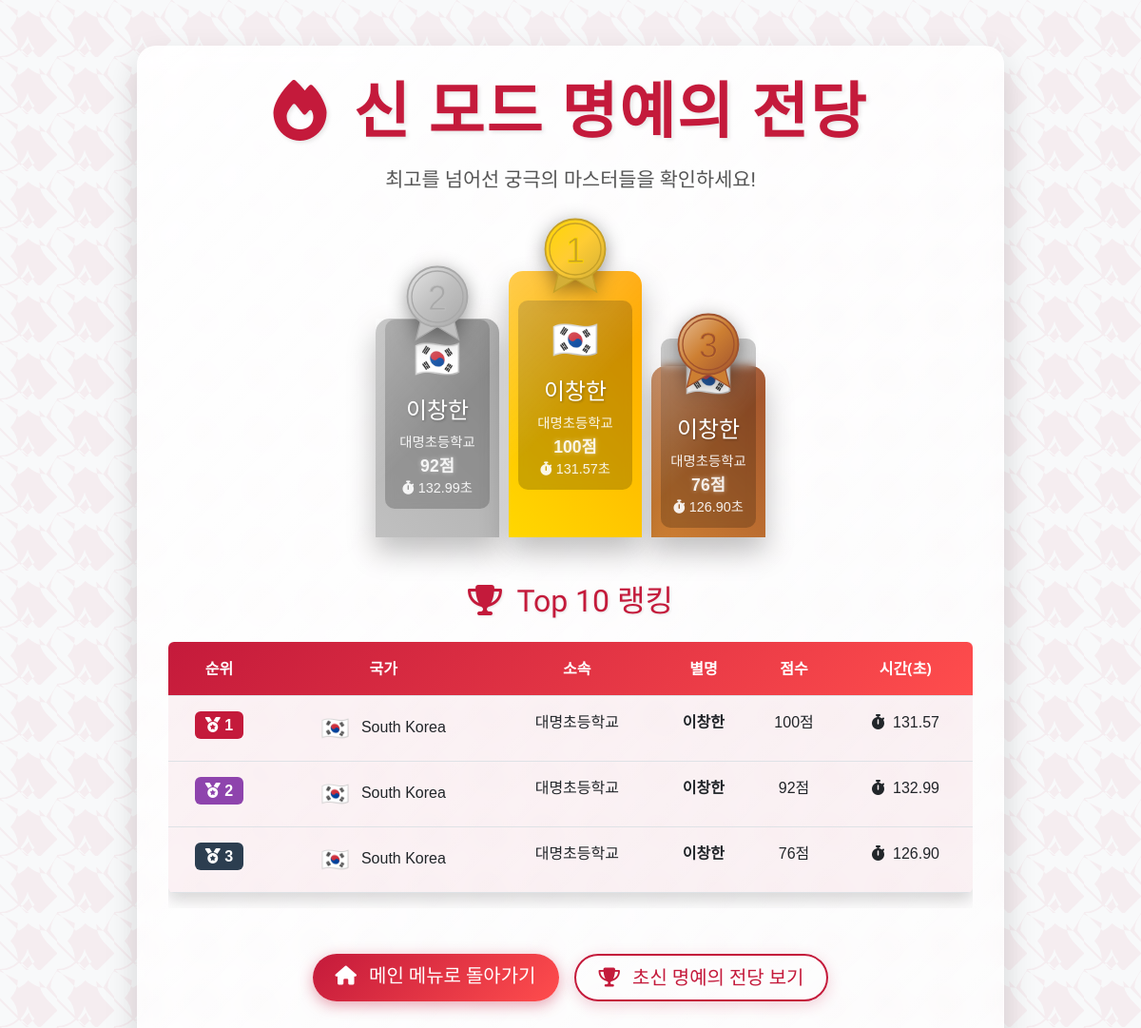
Screenshot of /god_leaderboard with the database file from the repository.
### app.py (models this page shows, shortened)
class GodLeaderboard(db.Model):
    id = db.Column(db.Integer, primary_key=True)
    country = db.Column(db.String(100), nullable=False, default='South Korea')
    school = db.Column(db.String(100), nullable=False)
    nickname = db.Column(db.String(100), nullable=False)
    score = db.Column(db.Integer, nullable=False)
    time_taken = db.Column(db.Float, nullable=False)
    timestamp = db.Column(db.DateTime, default=datetime.utcnow)

### app.py (the view)
@app.route('/god_leaderboard')
def god_leaderboard():
    leaderboard_entries = GodLeaderboard.query.order_by(GodLeaderboard.score.desc(), GodLeaderboard.time_taken).limit(100).all()
    return render_template('god_leaderboard.html', scores=leaderboard_entries)

### templates/god_leaderboard.html (shortened to what this page needs)
{% extends "layout.html" %}
{% block content %}
<div class="container mt-5 text-center">
    <div class="leaderboard-container">
        <h1 class="display-3 fw-bold mb-3 leaderboard-title"><i class="fas fa-fire me-2"></i> 신 모드 명예의 전당</h1>
        <p class="lead mb-5 leaderboard-description">최고를 넘어선 궁극의 마스터들을 확인하세요!</p>
    {% if scores and scores|length > 0 %}
    <div class="podium-container">
        <div class="podium-stand podium-2">
            <img src="{{ url_for('static', filename='images/silver-medal-ribbon.svg') }}" alt="2등" class="podium-medal">
            <div class="podium-details">
                <span class="podium-country">
                    {% set country_code = scores[1].country | lower %}
                    {% if country_code == 'south korea' %}
                        <span class="flag-icon">🇰🇷</span>
                    {% elif country_code == 'japan' %}
                        <span class="flag-icon">🇯🇵</span>
                    {% elif country_code == 'china' %}
                        <span class="flag-icon">🇨🇳</span>
                    {% elif country_code == 'united states' %}
                        <span class="flag-icon">🇺🇸</span>
                    {% elif country_code == 'united kingdom' %}
                        <span class="flag-icon">🇬🇧</span>
                    {% elif country_code == 'france' %}
                        <span class="flag-icon">🇫🇷</span>
                    {% elif country_code == 'germany' %}
                        <span class="flag-icon">🇩🇪</span>
                    {% elif country_code == 'italy' %}
                        <span class="flag-icon">🇮🇹</span>
                    {% elif country_code == 'spain' %}
                        <span class="flag-icon">🇪🇸</span>
                    {% elif country_code == 'canada' %}
                        <span class="flag-icon">🇨🇦</span>
                    {% elif country_code == 'australia' %}
                        <span class="flag-icon">🇦🇺</span>
                    {% elif country_code == 'brazil' %}
                        <span class="flag-icon">🇧🇷</span>
                    {% elif country_code == 'russia' %}
                        <span class="flag-icon">🇷🇺</span>
                    {% elif country_code == 'india' %}
                        <span class="flag-icon">🇮🇳</span>
                    {% else %}
                        <span class="flag-icon">🏳️</span>
                    {% endif %}
                </span>
                <span class="podium-nickname">{{ scores[1].nickname }}</span>
                <span class="podium-school">{{ scores[1].school }}</span>
                <span class="podium-score">{{ scores[1].score }}점</span>
                <span class="podium-time"><i class="fas fa-stopwatch"></i> {{ '%.2f'|format(scores[1].time_taken) }}초</span>
            </div>
        </div>
        <div class="podium-stand podium-1">
            <img src="{{ url_for('static', filename='images/gold-medal-ribbon.svg') }}" alt="1등" class="podium-medal">
            <div class="podium-details">
                <span class="podium-country">
                    {% set country_code = scores[0].country | lower %}
                    {% if country_code == 'south korea' %}
                        <span class="flag-icon">🇰🇷</span>
                    {% elif country_code == 'japan' %}
                        <span class="flag-icon">🇯🇵</span>
                    {% elif country_code == 'china' %}
                        <span class="flag-icon">🇨🇳</span>
                    {% elif country_code == 'united states' %}
                        <span class="flag-icon">🇺🇸</span>
                    {% elif country_code == 'united kingdom' %}
                        <span class="flag-icon">🇬🇧</span>
                    {% elif country_code == 'france' %}
                        <span class="flag-icon">🇫🇷</span>
                    {% elif country_code == 'germany' %}
                        <span class="flag-icon">🇩🇪</span>
                    {% elif country_code == 'italy' %}
                        <span class="flag-icon">🇮🇹</span>
                    {% elif country_code == 'spain' %}
                        <span class="flag-icon">🇪🇸</span>
                    {% elif country_code == 'canada' %}
                        <span class="flag-icon">🇨🇦</span>
                    {% elif country_code == 'australia' %}
                        <span class="flag-icon">🇦🇺</span>
                    {% elif country_code == 'brazil' %}
                        <span class="flag-icon">🇧🇷</span>
                    {% elif country_code == 'russia' %}
                        <span class="flag-icon">🇷🇺</span>
                    {% elif country_code == 'india' %}
                        <span class="flag-icon">🇮🇳</span>
                    {% else %}
                        <span class="flag-icon">🏳️</span>
                    {% endif %}
                </span>
                <span class="podium-nickname">{{ scores[0].nickname }}</span>
                <span class="podium-school">{{ scores[0].school }}</span>
                <span class="podium-score">{{ scores[0].score }}점</span>
                <span class="podium-time"><i class="fas fa-stopwatch"></i> {{ '%.2f'|format(scores[0].time_taken) }}초</span>
            </div>
        </div>
        <div class="podium-stand podium-3">
            <img src="{{ url_for('static', filename='images/bronze-medal-ribbon.svg') }}" alt="3등" class="podium-medal">
            <div class="podium-details">
                <span class="podium-country">
                    {% set country_code = scores[2].country | lower %}
                    {% if country_code == 'south korea' %}
                        <span class="flag-icon">🇰🇷</span>
                    {% elif country_code == 'japan' %}
                        <span class="flag-icon">🇯🇵</span>
                    {% elif country_code == 'china' %}
                        <span class="flag-icon">🇨🇳</span>
                    {% elif country_code == 'united states' %}
                        <span class="flag-icon">🇺🇸</span>
                    {% elif country_code == 'united kingdom' %}
                        <span class="flag-icon">🇬🇧</span>
                    {% elif country_code == 'france' %}
                        <span class="flag-icon">🇫🇷</span>
                    {% elif country_code == 'germany' %}
                        <span class="flag-icon">🇩🇪</span>
                    {% elif country_code == 'italy' %}
                        <span class="flag-icon">🇮🇹</span>
                    {% elif country_code == 'spain' %}
                        <span class="flag-icon">🇪🇸</span>
                    {% elif country_code == 'canada' %}
                        <span class="flag-icon">🇨🇦</span>
                    {% elif country_code == 'australia' %}
                        <span class="flag-icon">🇦🇺</span>
                    {% elif country_code == 'brazil' %}
                        <span class="flag-icon">🇧🇷</span>
                    {% elif country_code == 'russia' %}
                        <span class="flag-icon">🇷🇺</span>
                    {% elif country_code == 'india' %}
                        <span class="flag-icon">🇮🇳</span>
                    {% else %}
                        <span class="flag-icon">🏳️</span>
                    {% endif %}
                </span>
                <span class="podium-nickname">{{ scores[2].nickname }}</span>
                <span class="podium-school">{{ scores[2].school }}</span>
                <span class="podium-score">{{ scores[2].score }}점</span>
                <span class="podium-time"><i class="fas fa-stopwatch"></i> {{ '%.2f'|format(scores[2].time_taken) }}초</span>
            </div>
        </div>
    </div>
    {% else %}
    <div class="alert alert-info p-4 mx-auto" style="max-width: 600px; font-family: 'Jua', sans-serif;">
        <i class="fas fa-info-circle fa-lg me-2"></i> 아직 랭킹 데이터가 없습니다. 첫 번째 플레이어가 되어보세요!
    </div>
    {% endif %}
    <h2 class="mt-5 mb-4" style="font-family: 'Black Han Sans', sans-serif; color: #c41a3b; text-shadow: 1px 1px 3px rgba(0,0,0,0.1);">
        <i class="fas fa-trophy me-2"></i> Top 10 랭킹
    </h2>
    <div class="table-responsive">
        <table class="table table-hover shadow rounded overflow-hidden">
            <thead>
                <tr style="background: linear-gradient(135deg, #c41a3b, #ff4d4d); color: white;">
                    <th scope="col" class="py-3">순위</th>
                    <th scope="col" class="py-3">국가</th>
                    <th scope="col" class="py-3">소속</th>
                    <th scope="col" class="py-3">별명</th>
                    <th scope="col" class="py-3">점수</th>
                    <th scope="col" class="py-3">시간(초)</th>
                </tr>
            </thead>
            <tbody>
                {% for score in scores %}
                <tr class="{% if loop.index <= 3 %}table-row-highlight{% endif %}" style="font-family: 'Noto Sans KR', sans-serif;">
                    <th scope="row" class="py-3">
                        {% if loop.index == 1 %}
                            <span class="badge" style="background-color: #c41a3b; font-size: 1rem;"><i class="fas fa-medal"></i> 1</span>
                        {% elif loop.index == 2 %}
                            <span class="badge" style="background-color: #8e44ad; font-size: 1rem;"><i class="fas fa-medal"></i> 2</span>
                        {% elif loop.index == 3 %}
                            <span class="badge" style="background-color: #2c3e50; font-size: 1rem;"><i class="fas fa-medal"></i> 3</span>
                        {% else %}
                            {{ loop.index }}
                        {% endif %}
                    </th>
                    <td class="py-3">
                        {% set country_code = score.country | lower %}
                        {% if country_code == 'south korea' %}
                            <span class="flag-icon">🇰🇷</span> {{ score.country }}
                        {% elif country_code == 'japan' %}
                            <span class="flag-icon">🇯🇵</span> {{ score.country }}
                        {% elif country_code == 'china' %}
                            <span class="flag-icon">🇨🇳</span> {{ score.country }}
                        {% elif country_code == 'united states' %}
                            <span class="flag-icon">🇺🇸</span> {{ score.country }}
                        {% elif country_code == 'united kingdom' %}
                            <span class="flag-icon">🇬🇧</span> {{ score.country }}
                        {% elif country_code == 'france' %}
                            <span class="flag-icon">🇫🇷</span> {{ score.country }}
                        {% elif country_code == 'germany' %}
                            <span class="flag-icon">🇩🇪</span> {{ score.country }}
                        {% elif country_code == 'italy' %}
                            <span class="flag-icon">🇮🇹</span> {{ score.country }}
                        {% elif country_code == 'spain' %}
                            <span class="flag-icon">🇪🇸</span> {{ score.country }}
                        {% elif country_code == 'canada' %}
                            <span class="flag-icon">🇨🇦</span> {{ score.country }}
                        {% elif country_code == 'australia' %}
                            <span class="flag-icon">🇦🇺</span> {{ score.country }}
                        {% elif country_code == 'brazil' %}
                            <span class="flag-icon">🇧🇷</span> {{ score.country }}
                        {% elif country_code == 'russia' %}
                            <span class="flag-icon">🇷🇺</span> {{ score.country }}
                        {% elif country_code == 'india' %}
                            <span class="flag-icon">🇮🇳</span> {{ score.country }}
                        {% else %}
                            <span class="flag-icon">🏳️</span> {{ score.country }}
                        {% endif %}
                    </td>
                    <td class="py-3">{{ score.school }}</td>
                    <td class="py-3 fw-bold">{{ score.nickname }}</td>
                    <td class="py-3">{{ score.score }}점</td>
                    <td class="py-3"><i class="fas fa-stopwatch me-1"></i> {{ '%.2f'|format(score.time_taken) }}</td>
                </tr>
                {% endfor %}
            </tbody>
        </table>
    </div>
    <div class="mt-5 mb-4 d-flex justify-content-center gap-3">
        <a href="{{ url_for('index') }}" class="btn btn-lg px-4 py-2" style="
            font-family: 'Jua', sans-serif;
            background: linear-gradient(135deg, #c41a3b, #ff4d4d);
            color: white;
            border: none;
            border-radius: 50px;
            box-shadow: 0 4px 15px rgba(196, 26, 59, 0.4);
            transition: all 0.3s ease;
        ">
            <i class="fas fa-home me-2"></i> 메인 메뉴로 돌아가기
        </a>
        <a href="{{ url_for('index') }}" class="btn btn-lg px-4 py-2" style="
            font-family: 'Jua', sans-serif;
            background: transparent;
            color: #c41a3b;
            border: 2px solid #c41a3b;
            border-radius: 50px;
            box-shadow: 0 4px 15px rgba(196, 26, 59, 0.2);
            transition: all 0.3s ease;
        ">
            <i class="fas fa-trophy me-2"></i> 초신 명예의 전당 보기
        </a>
    </div>
    </div>
</div>
{% endblock %}

### templates/layout.html (shortened to what this page needs)
<!doctype html>
<html lang="ko" class="">
<head>
    <link href="https://cdn.jsdelivr.net/npm/bootstrap@5.2.2/dist/css/bootstrap.min.css" rel="stylesheet">
    <link rel="stylesheet" href="https://cdnjs.cloudflare.com/ajax/libs/font-awesome/6.4.0/css/all.min.css">
    <link href="https://cdn.jsdelivr.net/gh/orioncactus/pretendard/dist/web/static/pretendard.css" rel="stylesheet">
</head>
<body>
    <main class="container">
        {% block content %}{% endblock %}
    </main>
</body>
</html>

### rows the page displays
GodLeaderboard: nickname "이창한", school "대명초등학교", score "92", time_taken "132.99", country "South Korea"
GodLeaderboard: nickname "이창한", school "대명초등학교", score "100", time_taken "131.57", country "South Korea"
GodLeaderboard: nickname "이창한", school "대명초등학교", score "76", time_taken "126.90", shows "3", country "South Korea"
